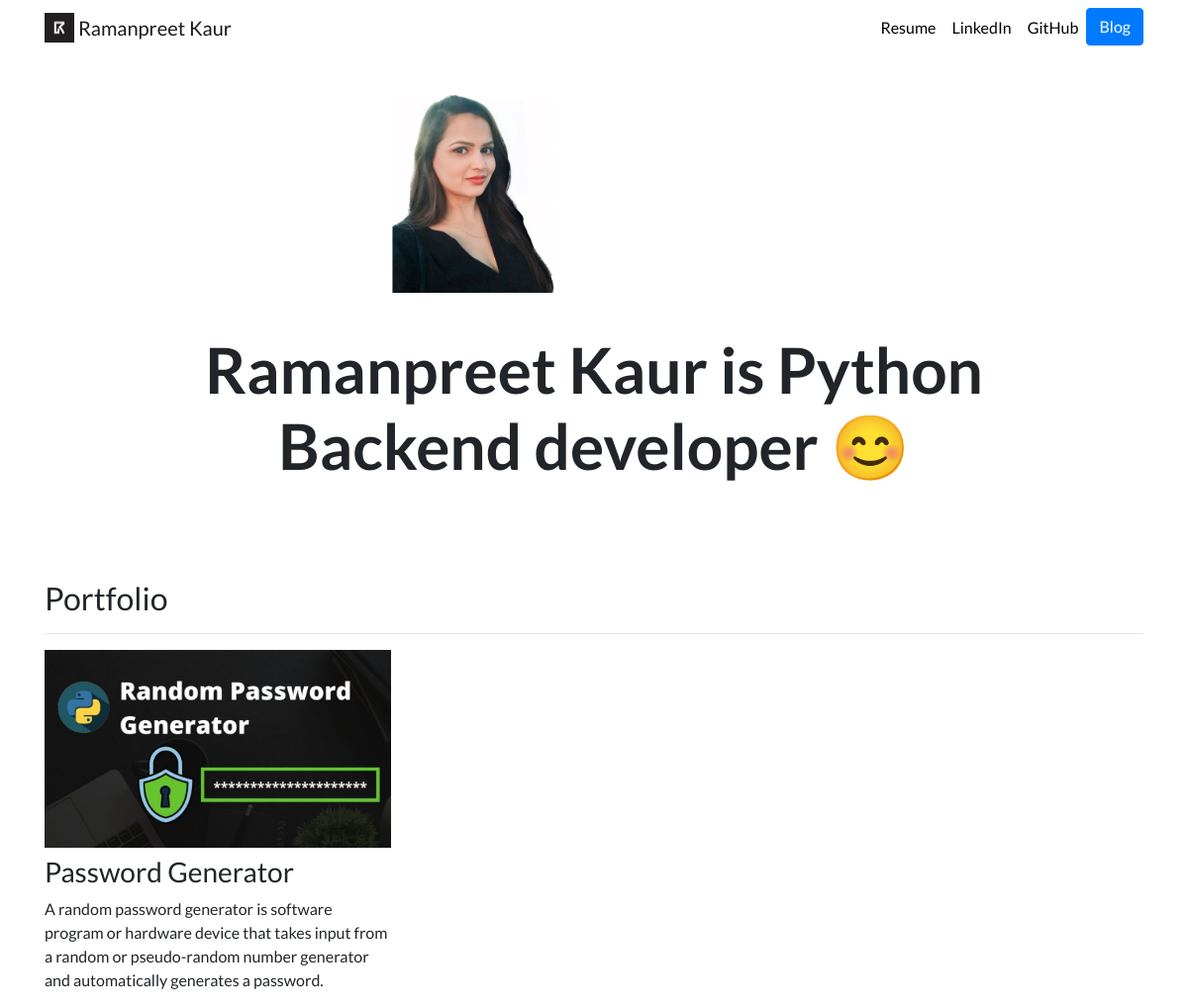
The page / on the database its author committed.
### portfolio/models.py (models this page shows, shortened)
class Project(models.Model):
    title = models.CharField(max_length=100)
    description = models.CharField(max_length=250)
    image = models.ImageField(upload_to='portfolio/images/')
    url = models.URLField(blank=True)

### portfolio/views.py (the view)
# urls.py: 2. Add a URL to urlpatterns:  path('', views.home, name='home')
def home(request):
    projects = Project.objects.all()
    return render(request, 'portfolio/home.html', {'projects': projects})

### portfolio/templates/portfolio/home.html
{% extends 'portfolio/base.html' %}
{% load static %}
{% block content %}
<br>
<div class="row justify-content-center my-3">
    <div class="col-5">
        <img src="{% static 'portfolio/raman.jpg' %}" height="200", width="200">
    </div>
</div>
<br>
<div class="row justify-content-center mb-3">
    <div class="col-md-9 text-center">
      <h1 id="hometext" class="font-weight-bold">Ramanpreet Kaur is Python Backend developer 😊</h1>
    </div>
  </div>
<br>
<h2 class="mt-5">Portfolio</h2>
<hr>
<div class="row">
    {% for project in projects %}
    <div class="col-lg-4 col-md-6">
        {% if project.url %}
        <a href="{{ project.url }}">
            <img src="{{ project.image.url }}" class="img-fluid mb-2">
        </a>
        {% else %}
        <img src="{{ project.image.url }}" class="img-fluid mb-2">
        {% endif %}
        <h3>{{ project.title }}</h3>
        <p>{{ project.description }}</p>
    </div>
    {% endfor %}
</div>
{% endblock %}

### portfolio/templates/portfolio/base.html (shortened to what this page needs)
{% load static %}
<!doctype html>
<html lang="en">
  <head>
    <link rel="stylesheet" href="https://cdn.jsdelivr.net/npm/bootstrap@4.6.2/dist/css/bootstrap.min.css">
    <link rel="stylesheet" href="{% static 'portfolio/custom.css' %}">
  </head>
  <body>
  <nav id="topNav" class="navbar navbar-expand-md navbar-light">
    <div class="container">
      <a class="navbar-brand" href="{% url 'home' %}">
        <img src="{% static 'portfolio/LOGO.jpg' %}" width="30" height="30" class="d-inline-block align-top" alt="Raman's Logo">
        <span>Ramanpreet Kaur</span>
      </a>
      <div class="collapse navbar-collapse text-center" id="navbarNav">
        <ul class="navbar-nav ml-auto">
          <li class="nav-item">
            <a class="nav-link" href="{% static 'portfolio/Resume.pdf' %}">Resume</a>
          </li>
          <li class="nav-item">
            <a class="nav-link" href="https://www.linkedin.com/in/rkaur1712/" target="_blank">LinkedIn</a>
          </li>
          <li class="nav-item">
            <a class="nav-link" href="https://github.com/Ramanpreet56" target="_blank">GitHub</a>
          </li>
          <li>
            <a role="button" href="{% url 'blog:all_blogs' %}" class="btn btn-primary">Blog</a>
          </li>
        </ul>
      </div>
    </div>
  </nav>
  <div class="container">
    {% block content %}{% endblock %}
  </div>
  </body>
</html>

### portfolio/static/portfolio/custom.css (style rules this page uses)
.navbar-nav .nav-link { color: rgba(0,0,0,1) !important; }
body { font-family: 'Lato', sans-serif; }
@media (min-width: 992px) { #hometext { font-size: 4rem; } }

### rows shown on the page
Project: image (picture), title "Password Generator", description "A random password generator is software program or hardware device that takes input from a random or pseudo-random number generator and automatically generates a password."
